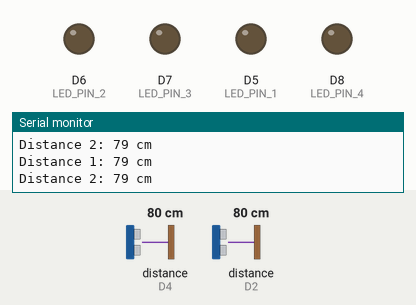
Simulated run of this sketch. Board: ESP8266 (NodeMCU). Parts: output pins drawn as LEDs (lit = HIGH), the last lines printed to the serial monitor. Wiring (inferred from the names in the program): 2 × ultrasonic range finder: trigger D3, echo D4 / trigger D1, echo D2. The inputs (shaded band) are chosen by the test bench; at power-on: distance to the obstacle (sensors on D4, D2) 80 cm. The echo pulse lasts 58.3 µs per cm; pins used as bus, display or sensor lines are not drawn.

Above: at 1.8 s.
1.9 s: distance to the obstacle (sensor on D4) set to 2 cm
At 3.1 s:
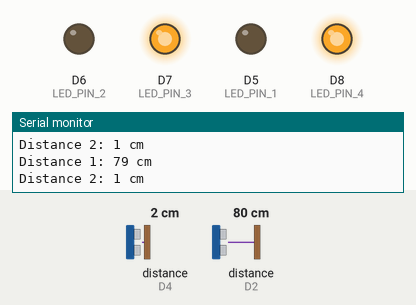
3.5 s: distance to the obstacle (sensor on D2) set to 2 cm
At 4.9 s:
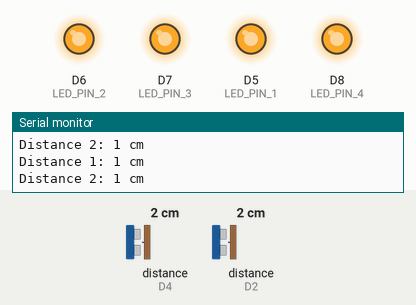
5.5 s: distance to the obstacle (sensor on D4) set to 9 cm
At 6.5 s:
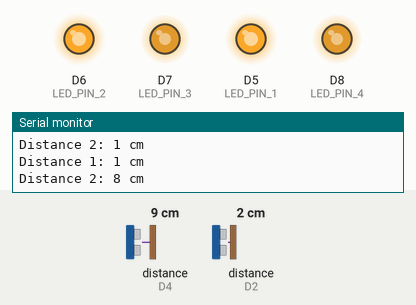
7.5 s: distance to the obstacle (sensor on D2) set to 9 cm
At 9.2 s:
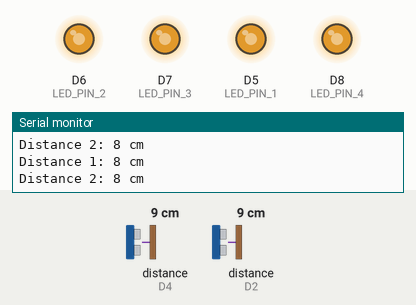
9.5 s: distance to the obstacle (sensor on D4) set to 4 cm
At 11.1 s:
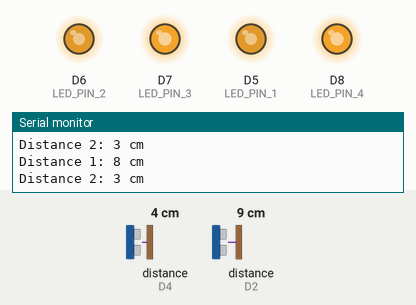
11.5 s: distance to the obstacle (sensor on D2) set to 18 cm
At 12.8 s:
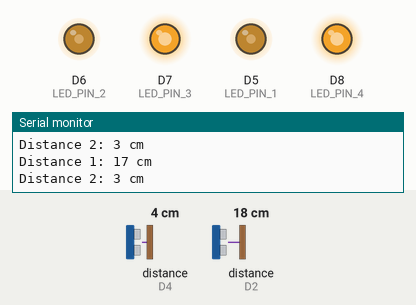
Timing chart, 0 to 14.5 s (numbered marks = the images above; inputs shaded):
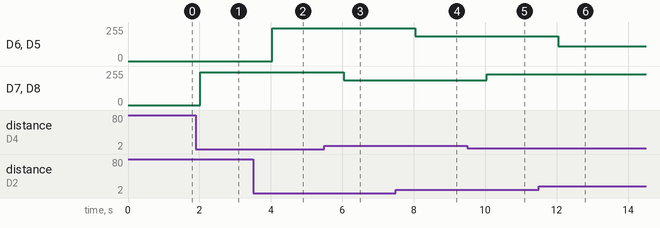

Measured:
- after the input at 1.9 s, D7 (LED_PIN_3), D8 (LED_PIN_4): 0/255 → 246/255 after 0.13 s
- after the input at 3.5 s, D6 (LED_PIN_2), D5 (LED_PIN_1): 0/255 → 246/255 after 0.53 s
- after the input at 5.5 s, D7 (LED_PIN_3), D8 (LED_PIN_4): 246/255 → 187/255 after 0.54 s
- after the input at 7.5 s, D6 (LED_PIN_2), D5 (LED_PIN_1): 246/255 → 187/255 after 0.54 s
- after the input at 9.5 s, D7 (LED_PIN_3), D8 (LED_PIN_4): 187/255 → 229/255 after 0.55 s
- after the input at 11.5 s, D6 (LED_PIN_2), D5 (LED_PIN_1): 187/255 → 110/255 after 0.55 s

The sketch:

sketch_usonic_2_led4-new.ino
```cpp
#define TRIG_PIN_1 D1  // Connect TRIG pin of first ultrasonic sensor to D1
#define ECHO_PIN_1 D2  // Connect ECHO pin of first ultrasonic sensor to D2
#define TRIG_PIN_2 D3  // Connect TRIG pin of second ultrasonic sensor to D3
#define ECHO_PIN_2 D4  // Connect ECHO pin of second ultrasonic sensor to D4
#define LED_PIN_1 D5   // Connect first LED to GPIO pin D5
#define LED_PIN_2 D6   // Connect second LED to GPIO pin D6
#define LED_PIN_3 D7   // Connect third LED to GPIO pin D7
#define LED_PIN_4 D8   // Connect fourth LED to GPIO pin D8

void setup() {
  Serial.begin(9600);
  pinMode(TRIG_PIN_1, OUTPUT);
  pinMode(ECHO_PIN_1, INPUT);
  pinMode(TRIG_PIN_2, OUTPUT);
  pinMode(ECHO_PIN_2, INPUT);
  pinMode(LED_PIN_1, OUTPUT);
  pinMode(LED_PIN_2, OUTPUT);
  pinMode(LED_PIN_3, OUTPUT);
  pinMode(LED_PIN_4, OUTPUT);
}

void loop() {
  long duration_1, distance_1, duration_2, distance_2;

  // Trigger the first ultrasonic sensor
  digitalWrite(TRIG_PIN_1, LOW);
  delayMicroseconds(2);
  digitalWrite(TRIG_PIN_1, HIGH);
  delayMicroseconds(10);
  digitalWrite(TRIG_PIN_1, LOW);

  // Read the duration of the echo pulse from the first sensor
  duration_1 = pulseIn(ECHO_PIN_1, HIGH);

  // Calculate distance from the first sensor
  distance_1 = duration_1 * 0.034 / 2;  // Speed of sound is 340 m/s, divide by 2 for one-way travel

  // Trigger the second ultrasonic sensor
  digitalWrite(TRIG_PIN_2, LOW);
  delayMicroseconds(2);
  digitalWrite(TRIG_PIN_2, HIGH);
  delayMicroseconds(10);
  digitalWrite(TRIG_PIN_2, LOW);

  // Read the duration of the echo pulse from the second sensor
  duration_2 = pulseIn(ECHO_PIN_2, HIGH);

  // Calculate distance from the second sensor
  distance_2 = duration_2 * 0.034 / 2;  // Speed of sound is 340 m/s, divide by 2 for one-way travel

  // Print distance from both sensors to serial monitor
  Serial.print("Distance 1: ");
  Serial.print(distance_1);
  Serial.println(" cm");
  Serial.print("Distance 2: ");
  Serial.print(distance_2);
  Serial.println(" cm");

  // Control LEDs based on distance from both sensors
  if (distance_1 > 30) {
    // If the object is far from the first sensor, turn off the first two LEDs
    digitalWrite(LED_PIN_1, LOW);
    digitalWrite(LED_PIN_2, LOW);
  } else {
    // If the object is near the first sensor, dim and glow the first two LEDs
    int brightness_1 = map(distance_1, 0, 30, 255, 0); // Map distance to LED brightness (inverse relationship)
    analogWrite(LED_PIN_1, brightness_1); // Set brightness for LED 1
    analogWrite(LED_PIN_2, brightness_1); // Set brightness for LED 2
  }

  if (distance_2 > 30) {
    // If the object is far from the second sensor, turn off the second two LEDs
    digitalWrite(LED_PIN_3, LOW);
    digitalWrite(LED_PIN_4, LOW);
  } else {
    // If the object is near the second sensor, dim and glow the second two LEDs
    int brightness_2 = map(distance_2, 0, 30, 255, 0); // Map distance to LED brightness (inverse relationship)
    analogWrite(LED_PIN_3, brightness_2); // Set brightness for LED 3
    analogWrite(LED_PIN_4, brightness_2); // Set brightness for LED 4
  }

  delay(1000);  // Small delay between distance measurements
}
```
